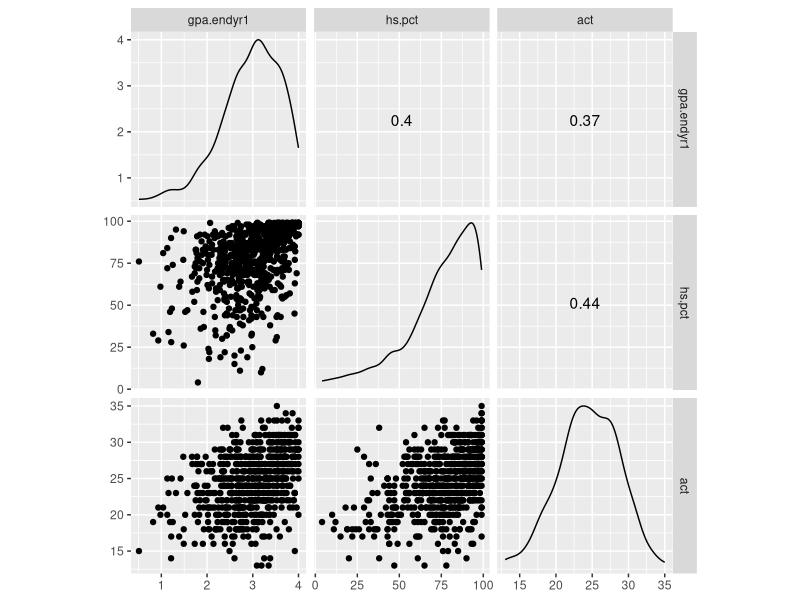
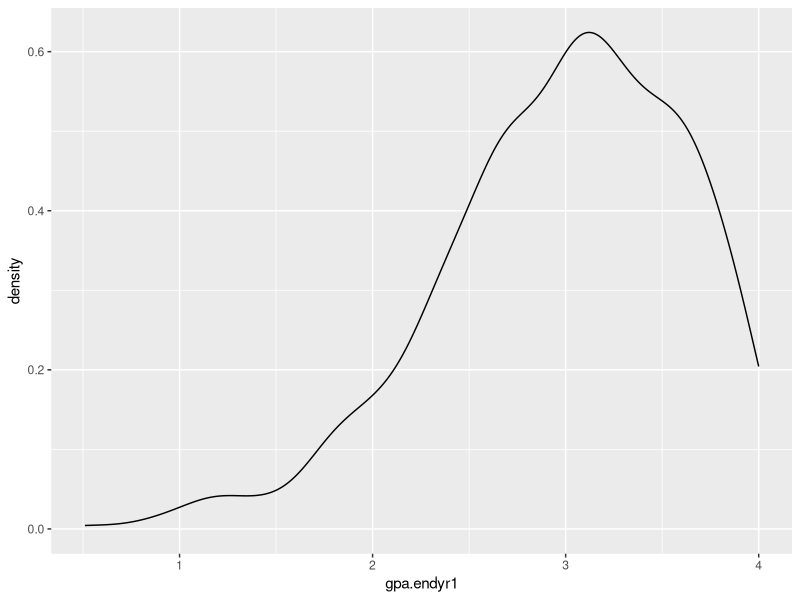
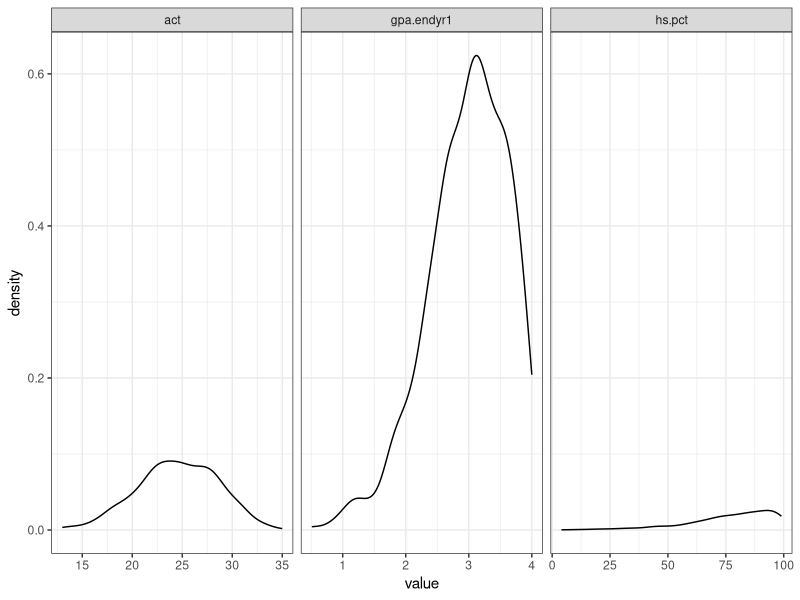
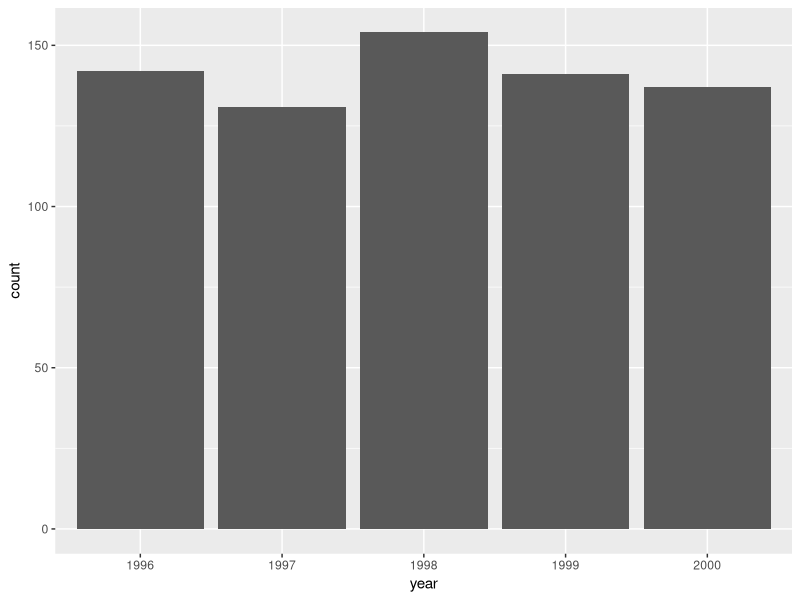
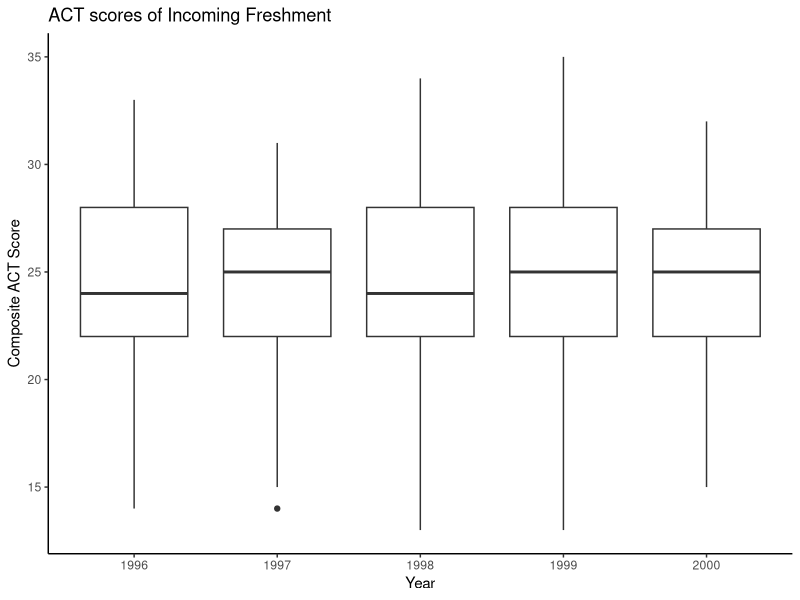
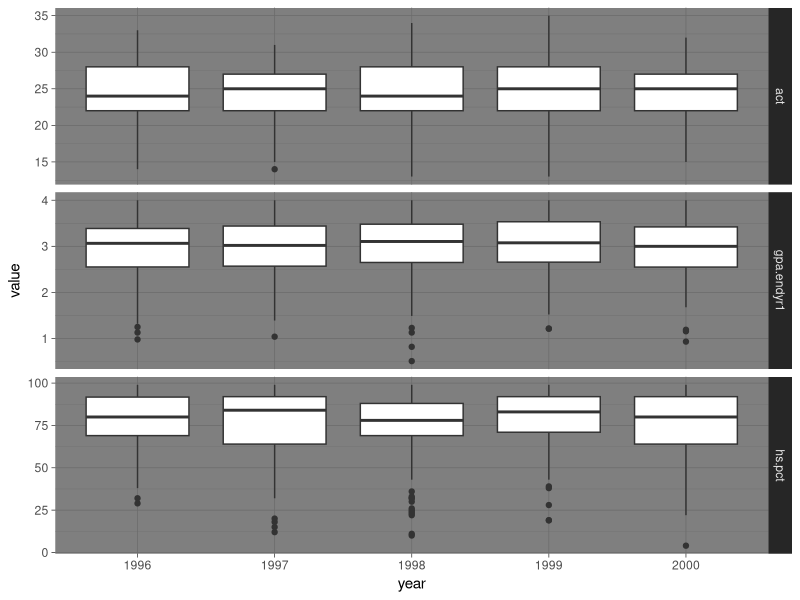

Write the R code that produced these figures, in order. (Note: this script raises an error after producing the figures.)
## ---- chunk 1
stackloss
## ---- chunk 2
head(iris, n=10)
tail(iris, n=7)
## ---- chunk 3
dim(iris)
## ---- chunk 4
class(iris)
## ---- chunk 5
names(iris)
class(iris$Sepal.Length)
class(iris$Species)
## ---- chunk 6
uadata <- read.table("univadmissions.txt", header=TRUE)
head(uadata)
## ---- chunk 7
library(tidyverse)   # Load the necessary package
glimpse(uadata)      # Take a glimpse at the data
## ---- chunk 8
uadata %>% filter(gpa.endyr1 > 3.9)
## ---- chunk 9
uadata %>% 
  filter(gpa.endyr1 > 3.9, year==1998) %>%
  select(act)
## ---- chunk 10
x <- c(14, 18, 12, NA, 22, 16)
class(x)
mean(x)
## ---- chunk 11
mean(x, na.rm=TRUE)    # mean of the non-missing elements
## ---- chunk 12
uadata %>% 
  gather() %>% 
  group_by(key) %>%
  summarize_all(funs(mean, sd, min, median, max))
## ---- chunk 13
uadata <- uadata %>%
  mutate(id=as.factor(id),
         year=as.factor(year))
## ---- chunk 14
uadata %>% summarize_all(class)
## ---- chunk 15
uadata %>% 
  select_if(is.numeric) %>%
  gather() %>% 
  group_by(key) %>%
  summarize_all(funs(mean, sd, min, median, max))
## ---- chunk 16
uadata %>%
  group_by(year) %>%
  summarize(Count=n() ) %>%
  mutate(Prop = Count/sum(Count))
## ---- chunk 17
library(GGally)
ggscatmat(uadata)
## ---- chunk 18
ggplot(uadata) + 
  geom_density(aes(x=gpa.endyr1))
## ---- chunk 19
uadata.tall <- uadata %>%
  gather(key=variable, value=value, gpa.endyr1, hs.pct, act)
head(uadata)
head(uadata.tall)
dim(uadata)
dim(uadata.tall)
## ---- chunk 20
ggplot(uadata.tall) +
  geom_density(aes(x=value, fill=value)) + 
  facet_grid(.~variable, scales="free_x") + 
  theme_bw()
## ---- chunk 21
ggplot(uadata) + 
  geom_bar(aes(x=year) )
## ---- chunk 22
ggplot(uadata) +
  geom_boxplot(aes(x=year, y=act) ) +
  xlab("Year") + ylab("Composite ACT Score") +
  ggtitle("ACT scores of Incoming Freshment") + 
  theme_classic()
## ---- chunk 23
ggplot(uadata.tall) + 
  geom_boxplot(aes(x=year, y=value) ) +
  facet_grid(variable~., scales="free_y") + 
  theme_dark()
## ---- chunk 24
summary.table <- uadata.tall %>% 
  group_by(variable) %>%
  summarise(Mean=mean(value),
            StDev=sd(value),
            Min=min(value),
            Q2=quantile(value, prob=0.25),
            Median=median(value),
            Q3=quantile(value, prob=0.75),
            Max=max(value) )
kable(summary.table)
## ---- chunk 25
summary.table2 <- uadata.tall %>%
  group_by(variable, year) %>%
  summarize(Mean=mean(value),
            StDev=sd(value))
kable(summary.table2)
## ---- chunk 26
x.val <- seq(-4, 4, 0.01)
y.norm <- dnorm(x.val)
y.t3 <- dt(x.val, df=3)
y.t5 <- dt(x.val, df=5)
y.t10 <- dt(x.val, df=10)
my.data <- data.frame(x.val=x.val, Normal=y.norm, t3=y.t3, t5=y.t5, t10=y.t10)
my.data.tall <- my.data %>% 
  gather(key="key", value="value", -x.val) %>%
  mutate(key=factor(key, levels=c("Normal", "t3", "t5", "t10")))
ggplot(my.data.tall) +
  geom_line(aes(x=x.val, y=value, col=key, linetype=key)) +
  scale_colour_manual(labels=c("Normal", "t(t=3)", "t(df=5)", "t(df=10)"), values=c("black", "darkblue", "green4",  "cyan")) + 
  scale_linetype_manual(labels=c("Normal", "t(t=3)", "t(df=5)", "t(df=10)"), values=c(1,3,4,2)) + 
  labs(x="", y="Density Function value") + 
  theme_classic()
## ---- chunk 27
uadata.trim <- uadata %>%
  filter(year %in% c(1996, 2000) )
## ---- chunk 28
t.test(act ~ year, data=uadata.trim, conf.level=0.98, alternative="greater", var.equal=TRUE)
